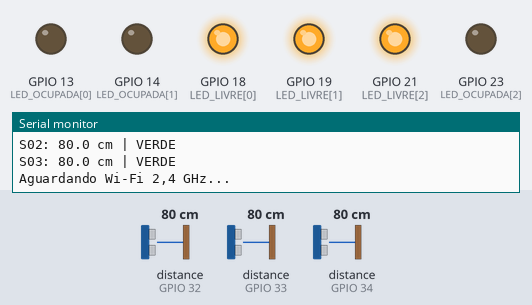
Bench run of a sketch on a simulated ESP32. On the bench: output pins drawn as LEDs (lit = HIGH), the last lines printed to the serial monitor. Wiring (inferred from the names in the program): 3 × ultrasonic range finder: trigger GPIO 25, echo GPIO 34 / trigger GPIO 26, echo GPIO 33 / trigger GPIO 27, echo GPIO 32. Inputs (shaded band) come from the test bench; at power-on: distance to the obstacle (sensors on GPIO 32, GPIO 33, GPIO 34) 80 cm. The echo pulse lasts 58.3 µs per cm; WiFi joins after 1.5 s; servers stay silent unless stated; a WiFi scan finds three made-up networks; the local clock reads 2024-03-15 10:24:30 at power-on unless the sketch sets it; random numbers use the default seed unless the sketch sets one; pins used as bus, display or sensor lines are not drawn.

Above: at 5.3 s.
5.4 s: distance to the obstacle (sensor on GPIO 32) set to 16 cm
10.8 s: distance to the obstacle (sensor on GPIO 32) set to 13 cm
At 14.0 s:
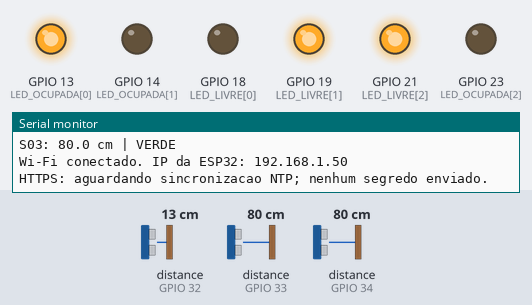
14.3 s: distance to the obstacle (sensor on GPIO 33) set to 17 cm
16.5 s: distance to the obstacle (sensor on GPIO 33) set to 12 cm
At 18.6 s:
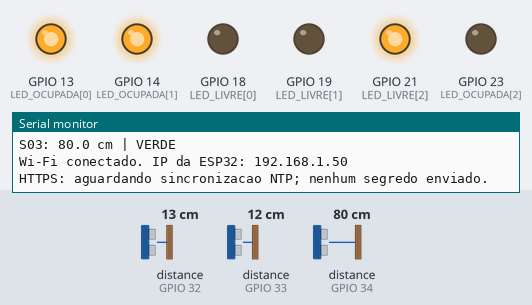
18.9 s: distance to the obstacle (sensor on GPIO 34) set to 16 cm
21.1 s: distance to the obstacle (sensor on GPIO 34) set to 12 cm
At 23.4 s:
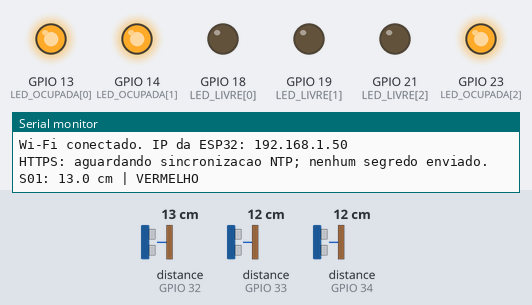
Timing chart, 0 to 24.5 s (numbered marks = the images above; inputs shaded):
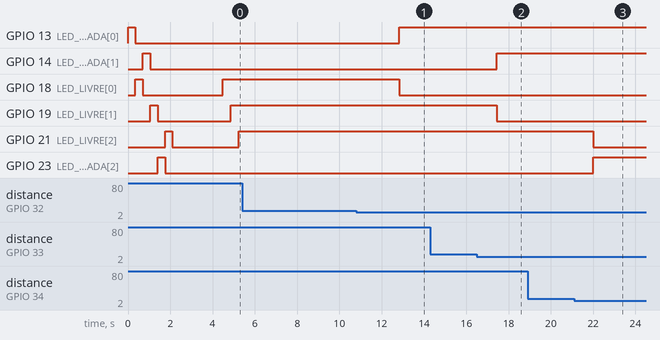

Measured:
- the behaviour switches between 15 and 14 cm on distance to the obstacle (sensor on GPIO 32) (found by bisection; images 0 and 1)
- the behaviour switches between 15 and 14 cm on distance to the obstacle (sensor on GPIO 33) (found by bisection; images 1 and 2)
- the behaviour switches between 15 and 14 cm on distance to the obstacle (sensor on GPIO 34) (found by bisection; images 2 and 3)
- after the input at 10.8 s, GPIO 13 (LED_OCUPADA[0]): LOW → HIGH after 2.0 s; GPIO 18 (LED_LIVRE[0]): HIGH → LOW after 2.0 s
- after the input at 16.5 s, GPIO 14 (LED_OCUPADA[1]): LOW → HIGH after 0.93 s; GPIO 19 (LED_LIVRE[1]): HIGH → LOW after 0.93 s
- after the input at 21.1 s, GPIO 21 (LED_LIVRE[2]): HIGH → LOW after 0.90 s; GPIO 23 (LED_OCUPADA[2]): LOW → HIGH after 0.90 s

The sketch:

vaggu_3_vagas.ino
```cpp
#include <WiFi.h>
#include <HTTPClient.h>
#include <esp_system.h>
#include "config.h"
#include "transporte.h"
#include "relogio_serial.h"

// ESP32 clássico WROOM-32. Não usar esta pinagem em C3/S3 sem revisão.
const uint8_t TRIG[3] = {27, 26, 25};
const uint8_t ECHO[3] = {32, 33, 34};
const uint8_t LED_OCUPADA[3] = {13, 14, 23};
const uint8_t LED_LIVRE[3] = {18, 19, 21};
const unsigned long SILENCIO_ACUSTICO_MS = 120;
const char* SUFIXOS[3] = {"-S01", "-S02", "-S03"};
const float OCUPAR_CM[3] = {15, 15, 15};
const float LIBERAR_CM[3] = {18, 18, 18};
int estados[3] = {-1, -1, -1};
String inicializacaoId;
uint32_t sequencia = 0;
bool iniciou = false;
bool bloqueado = false;
unsigned long ultimaTentativaWifi = 0;

void indicarVaga(uint8_t i, int estado) {
  digitalWrite(LED_OCUPADA[i], LOW);
  digitalWrite(LED_LIVRE[i], LOW);
  if (estado == 1) digitalWrite(LED_OCUPADA[i], HIGH);
  if (estado == 0) digitalWrite(LED_LIVRE[i], HIGH);
}

float medir(uint8_t i) {
  digitalWrite(TRIG[i], LOW);
  delayMicroseconds(2);
  digitalWrite(TRIG[i], HIGH);
  delayMicroseconds(10);
  digitalWrite(TRIG[i], LOW);
  unsigned long pulso = pulseIn(ECHO[i], HIGH, 30000);
  float cm = pulso * 0.0343f / 2.0f;
  return pulso && cm >= 2 && cm <= 400 ? cm : -1;
}

// Tolera uma amostra perdida somente quando as outras duas concordam.
float medirFiltrado(uint8_t i) {
  float validas[3];
  int quantidade = 0;
  for (int amostra = 0; amostra < 3; amostra++) {
    float cm = medir(i);
    if (cm >= 0) validas[quantidade++] = cm;
    // Nenhum TRIG durante esta pausa, inclusive ao trocar de sensor ou após timeout.
    delay(SILENCIO_ACUSTICO_MS);
  }
  if (quantidade < 2) return -1;
  for (int a = 0; a < quantidade; a++) for (int b = a + 1; b < quantidade; b++) {
    if (validas[a] > validas[b]) { float t = validas[a]; validas[a] = validas[b]; validas[b] = t; }
  }
  // Exige um par coerente até quando as três amostras retornam algum eco.
  int melhorPar = -1;
  float menorDiferenca = 401;
  for (int a = 0; a + 1 < quantidade; a++) {
    float baixa = validas[a], alta = validas[a + 1];
    float diferenca = alta - baixa;
    if (diferenca > max(2.0f, (baixa + alta) * 0.075f)) continue;
    if (baixa <= OCUPAR_CM[i] && alta >= LIBERAR_CM[i]) continue;
    if (diferenca < menorDiferenca) { melhorPar = a; menorDiferenca = diferenca; }
  }
  return melhorPar < 0 ? -1 : (validas[melhorPar] + validas[melhorPar + 1]) / 2.0f;
}

String base() {
  return String("{\"placaCodigo\":\"") + PLACA_CODIGO +
    "\",\"inicializacaoId\":\"" + inicializacaoId +
    "\",\"sequencia\":" + String(sequencia);
}

bool enviar(const char* rota, const String& corpo) {
  // Mantém o socket entre ciclos; evita repetir handshake TLS a cada leitura.
  static WiFiClient cliente;
  static NetworkClientSecure seguro;
  static HTTPClient http;
  http.setReuse(true);
  if (!abrirTransporte(http, cliente, seguro, String(API_BASE) + rota)) return false;
  http.addHeader("Content-Type", "application/json");
  http.addHeader("Authorization", String("Device ") + PLACA_CHAVE);
  unsigned long inicioEnvio = millis();
  int status = http.POST(corpo);
  Serial.printf("HTTP %d | sequencia %lu | envio %lu ms\n", status, (unsigned long)sequencia, millis() - inicioEnvio);
  // Não imprime chave ou dados de Wi-Fi.
  if (status > 0) Serial.println(http.getString());
  if (status < 0 && String(API_BASE).startsWith("https://")) {
    char detalhe[160];
    seguro.lastError(detalhe, sizeof(detalhe));
    Serial.printf("Diagnostico TLS: %s\n", detalhe);
  }
  http.end();
  // Conexão encerrada ou erro: o próximo ciclo abre outra com validação completa.
  if (status < 0) { seguro.stop(); cliente.stop(); }
  if (status >= 400 && status < 500 && status != 408 && status != 429) {
    bloqueado = true;
    Serial.println("Requisicao recusada: confira URL, chave e sensores; depois reinicie.");
  }
  return status == 200 || status == 202;
}

void setup() {
  Serial.begin(115200);
  Serial.println("VAGGU: seis LEDs, disparos separados por 120 ms de silencio, S01=27/32, S02=26/33, S03=25/34.");
  for (int i = 0; i < 3; i++) {
    pinMode(TRIG[i], OUTPUT); digitalWrite(TRIG[i], LOW);
    pinMode(ECHO[i], INPUT);
    pinMode(LED_OCUPADA[i], OUTPUT);
    pinMode(LED_LIVRE[i], OUTPUT);
    indicarVaga(i, -1);
  }
  for (uint8_t i = 0; i < 3; ++i) {
    indicarVaga(i, 1); delay(350);
    indicarVaga(i, 0); delay(350);
    indicarVaga(i, -1);
  }
  char identificador[48];
  snprintf(identificador, sizeof(identificador), "esp32-%08lx-%08lx-%08lx",
    (unsigned long)esp_random(), (unsigned long)esp_random(), (unsigned long)esp_random());
  inicializacaoId = identificador;
  WiFi.mode(WIFI_STA);
  WiFi.setSleep(false); // Bancada alimentada por USB: prioriza latência.
  WiFi.onEvent([](WiFiEvent_t, WiFiEventInfo_t info) {
    Serial.printf("Wi-Fi desconectou; motivo tecnico: %u\n", info.wifi_sta_disconnected.reason);
  }, ARDUINO_EVENT_WIFI_STA_DISCONNECTED);
  int redes = WiFi.scanNetworks();
  bool encontrou = false;
  for (int i = 0; i < redes; i++) {
    if (WiFi.SSID(i) == WIFI_SSID) {
      encontrou = true;
      Serial.printf("Hotspot configurado encontrado: canal %d, sinal %d dBm, seguranca %d\n", WiFi.channel(i), WiFi.RSSI(i), (int)WiFi.encryptionType(i));
    }
  }
  if (!encontrou) Serial.println("Hotspot configurado nao encontrado na faixa de 2,4 GHz.");
  WiFi.scanDelete();
  WiFi.setAutoReconnect(true);
  WiFi.begin(WIFI_SSID, WIFI_SENHA);
  ultimaTentativaWifi = millis();
}

void loop() {
  receberHorarioUsb();
  // A indicação física depende apenas do eco e continua mesmo sem rede.
  String leituras;
  for (int i = 0; i < 3; i++) {
    float cm = medirFiltrado(i);
    if (cm < 0) estados[i] = -1;
    else if (cm <= OCUPAR_CM[i]) estados[i] = 1;
    else if (cm >= LIBERAR_CM[i]) estados[i] = 0;
    indicarVaga(i, estados[i]);
    Serial.printf("S%02d: %.1f cm | %s\n", i + 1, cm,
      estados[i] == 1 ? "VERMELHO" : estados[i] == 0 ? "VERDE" : "SEM ESTADO");
    if (estados[i] < 0) continue;
    if (leituras.length()) leituras += ',';
    leituras += String("{\"sensorCodigo\":\"") + PLACA_CODIGO + SUFIXOS[i] +
      "\",\"estadoDetectado\":\"" + (estados[i] ? "OCUPADA" : "LIVRE") + "\"}";
  }
  if (bloqueado) { delay(100); return; }
  if (WiFi.status() != WL_CONNECTED) {
    Serial.println("Aguardando Wi-Fi 2,4 GHz...");
    if (millis() - ultimaTentativaWifi >= 15000UL) {
      WiFi.disconnect();
      WiFi.begin(WIFI_SSID, WIFI_SENHA);
      ultimaTentativaWifi = millis();
    }
    delay(3000); return;
  }
  if (!iniciou) {
    Serial.print("Wi-Fi conectado. IP da ESP32: "); Serial.println(WiFi.localIP());
    // Mantém exatamente o heartbeat de sequência zero até receber confirmação.
    iniciou = enviar("/heartbeat", base() + "}");
    if (iniciou) sequencia++;
    delay(1000); return;
  }
  if (leituras.length()) enviar("/estados", base() + ",\"leituras\":[" + leituras + "]}");
  else enviar("/heartbeat", base() + "}");
  // Próximo ciclo usa leituras novas, mesmo após timeout (não reenviar estado antigo).
  sequencia++;
  if (sequencia >= 2147483647UL) ESP.restart();
  delay(100);
}
```

relogio_serial.h
```cpp
#pragma once
#include <Arduino.h>
#include <sys/time.h>
#include <stdlib.h>

// Ajuste de bancada pelo computador conectado fisicamente ao USB.
// Não aceita horário de HTTP, não desativa a validação TLS e não persiste após reset.
inline void receberHorarioUsb() {
  static char linha[32];
  static size_t tamanho = 0;
  while (Serial.available()) {
    char c = Serial.read();
    if (c == '\r') continue;
    if (c == '\n') {
      linha[tamanho] = '\0';
      if (strncmp(linha, "TIME ", 5) == 0) {
        char* fim;
        unsigned long long segundos = strtoull(linha + 5, &fim, 10);
        if (fim != linha + 5 && *fim == '\0' && segundos >= 1767225600ULL && segundos < 4102444800ULL) {
          struct timeval horario = { static_cast<time_t>(segundos), 0 };
          Serial.println(settimeofday(&horario, nullptr) == 0 ? "Relogio ajustado pelo USB; validacao TLS permanece ativa." : "Falha ao ajustar relogio USB.");
        } else Serial.println("Horario USB recusado.");
      }
      tamanho = 0;
    } else if (tamanho < sizeof(linha) - 1) linha[tamanho++] = c;
    else tamanho = 0;
  }
}
```

transporte.h
```cpp
#pragma once
#include <WiFi.h>
#include <NetworkClientSecure.h>
#include <HTTPClient.h>
#include <time.h>

// HTTP só pode ser habilitado explicitamente e para IPv4 privado de bancada.
#ifndef VAGGU_PERMITIR_HTTP_LOCAL
#define VAGGU_PERMITIR_HTTP_LOCAL 0
#endif

inline bool httpLocalPermitido(const String& url) {
  if (!VAGGU_PERMITIR_HTTP_LOCAL || !url.startsWith("http://")) return false;
  int fim = url.indexOf('/', 7);
  String host = url.substring(7, fim < 0 ? url.length() : fim);
  int porta = host.indexOf(':');
  if (porta >= 0) host = host.substring(0, porta);
  IPAddress ip;
  if (!ip.fromString(host)) return false;
  return ip[0] == 10 || (ip[0] == 192 && ip[1] == 168)
    || (ip[0] == 172 && ip[1] >= 16 && ip[1] <= 31);
}

inline bool prepararHttps() {
  static bool iniciouRelogio = false;
  if (!iniciouRelogio) {
    configTime(0, 0, "pool.ntp.org", "time.google.com");
    iniciouRelogio = true;
  }
  // Sem relógio válido não se contorna a validação temporal do certificado.
  if (time(nullptr) < 1767225600) {
    Serial.println("HTTPS: aguardando sincronizacao NTP; nenhum segredo enviado.");
    return false;
  }
  return true;
}

inline bool abrirTransporte(HTTPClient& http, WiFiClient& local, NetworkClientSecure& seguro, const String& url) {
  http.setFollowRedirects(HTTPC_DISABLE_FOLLOW_REDIRECTS);
  if (url.startsWith("https://")) {
    if (!prepararHttps()) return false;
    // Bundle oficial do core ESP32 3.3.12; verifica cadeia, validade e hostname.
    seguro.useBuiltinCACertBundle();
    seguro.setHandshakeTimeout(12);
    http.setConnectTimeout(12000);
    http.setTimeout(15000);
    return http.begin(seguro, url);
  }
  if (!httpLocalPermitido(url)) {
    Serial.println("Destino recusado: use HTTPS ou autorize HTTP privado de bancada.");
    return false;
  }
  http.setConnectTimeout(2000);
  http.setTimeout(3000);
  return http.begin(local, url);
}
```

config.example.h
```cpp
#pragma once
// Copie para config.h (ignorado pelo Git) e preencha localmente.
const char* WIFI_SSID = "SEU_WIFI_2G4";
const char* WIFI_SENHA = "SUA_SENHA";
// Sem barra final. O relógio NTP e o certificado são validados antes do POST.
const char* API_BASE = "https://vaggu-tcc.onrender.com/api/v1/telemetria";
// Apenas para bancada local: mudar para 1 e usar um IP privado HTTP.
#define VAGGU_PERMITIR_HTTP_LOCAL 0
const char* PLACA_CODIGO = "VAGGU_ESP32_01";
const char* PLACA_CHAVE = "CHAVE_GERADA_NO_PROVISIONAMENTO";
```
